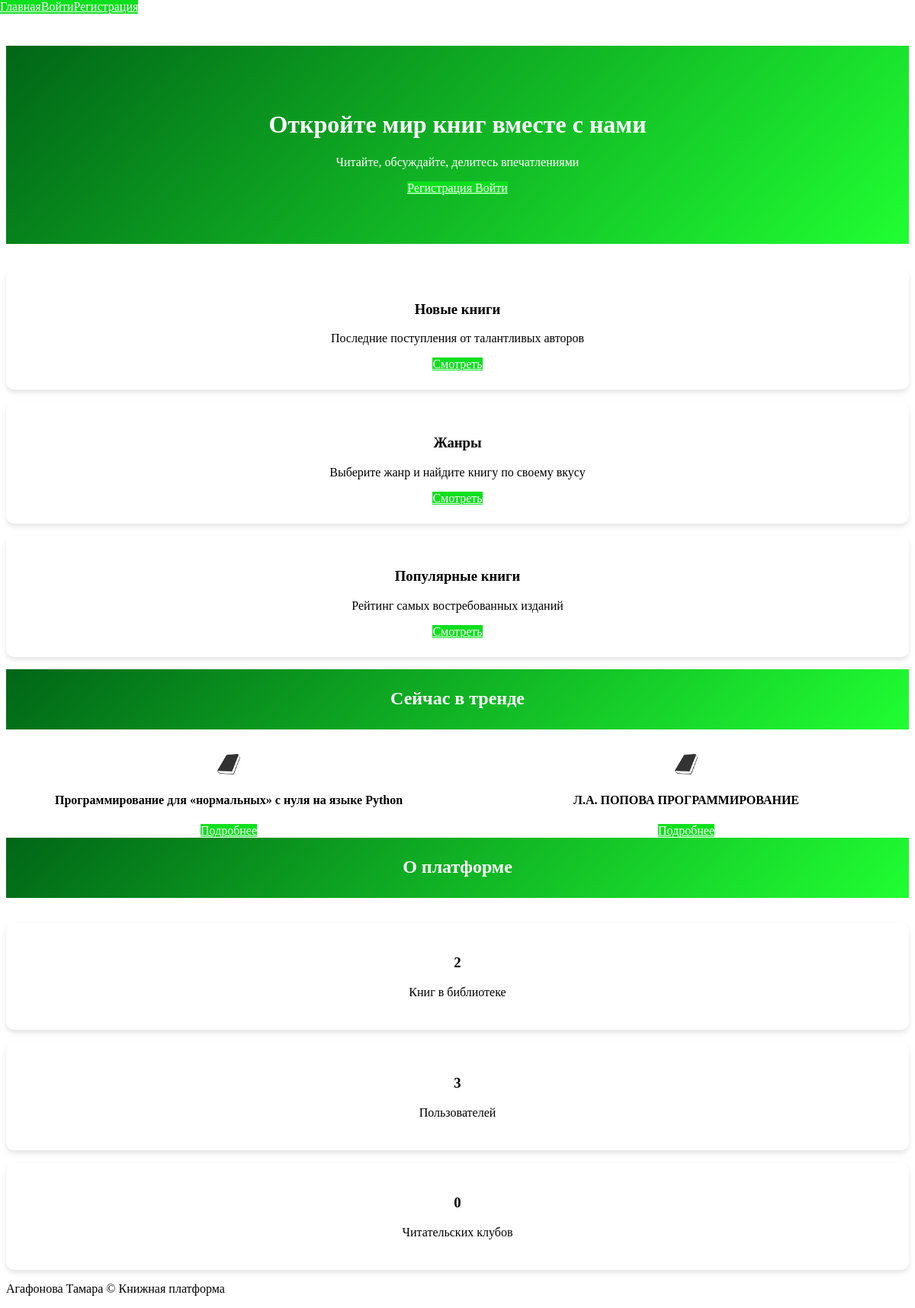
The page / on the database its author committed.
### app/books/models.py (models this page shows)
class Book(db.Model):
    __tablename__ = 'books'
    id = db.Column(db.Integer, primary_key=True)
    title = db.Column(db.String(200), nullable=False)
    description = db.Column(db.Text)
    author_id = db.Column(db.Integer, db.ForeignKey('users.id'))
    published_at = db.Column(db.DateTime, default=datetime.now)
    file_path = db.Column(db.String(255))
    cover_image = db.Column(db.String(255))
    status = db.Column(db.String(255), default='pending')
    genres = db.relationship('Genre', secondary='book_genres', back_populates='books')
    bookmarks = db.relationship('Bookmark', backref='book')
    likes = db.relationship('Like', backref='book')
    comments = db.relationship('Comment', backref='book')

### app/main/routes.py (the view)
@main_bp.route('/')
def index():
    latest_books = Book.query.order_by(Book.published_at.desc()).limit(6).all()
    genres = Genre.query.all()
    trending_books = Book.query.filter_by(status='approved').outerjoin(Book.likes).group_by(Book).order_by(func.count(Book.likes).desc()).limit(6).all()
    total_books = Book.query.count()
    total_users = User.query.count()
    total_clubs = ReadingClub.query.count()
    return render_template(
        'index.html',
        trending_books=trending_books,
        total_books=total_books,
        total_users=total_users,
        total_clubs=total_clubs,
        latest_books=latest_books,
        genres=genres,
        UserRole=UserRole
    )

### app/templates/index.html (shortened to what this page needs)
{% extends "base.html" %}
{% block content %}
<div class="mui-container homepage">
    <header class="hero-section">
        <div class="hero-content">
            <h1>Откройте мир книг вместе с нами</h1>
            <p>Читайте, обсуждайте, делитесь впечатлениями</p>
            {% if not current_user.is_authenticated %}
            <div class="hero-cta">
                <a href="{{ url_for('auth.register') }}" class="mui-btn mui-btn--raised mui-btn--primary">
                    Регистрация
                </a>
                <a href="{{ url_for('auth.login') }}" class="mui-btn mui-btn--raised mui-btn--primary">
                    Войти
                </a>
            </div>
            {% endif %}
        </div>
    </header>
    <section class="features-section mui-row">
        <div class="mui-col-md-4">
            <div class="feature-card">
                <h3>Новые книги</h3>
                <p>Последние поступления от талантливых авторов</p>
                <a href="{{ url_for('books.list_books') }}" class="mui-btn mui-btn--primary">
                    Смотреть
                </a>
            </div>
        </div>
        <div class="mui-col-md-4">
            <div class="feature-card">
                <h3>Жанры</h3>
                <p>Выберите жанр и найдите книгу по своему вкусу</p>
                <a href="{{ url_for('reading_clubs.index') }}" class="mui-btn mui-btn--primary">
                    Смотреть
                </a>
            </div>
        </div>
        <div class="mui-col-md-4">
            <div class="feature-card">
                <h3>Популярные книги</h3>
                <p>Рейтинг самых востребованных изданий</p>
                <a href="{{ url_for('books.list_books', sort='popular') }}" class="mui-btn mui-btn--primary">
                    Смотреть
                </a>
            </div>
        </div>
    </section>
    <section class="trending-books mui-row">
        <div class="mui-col-md-12">
    <section class="hero-section" style="max-height: 10px; padding-top: 5px;">
        <h2 class="hero-content">Сейчас в тренде</h2>
    </section>
    <div class="book-carousel">
                {% for book in trending_books %}
                <div class="book-card">
                    <img src="{{ url_for('static', filename='default_cover.jpg') }}" style="max-width: 5%;" alt="{{ book.title }}">
                    <h4>{{ book.title }}</h4>
                    <a href="{{ url_for('books.book_details', book_id=book.id) }}" class="mui-btn mui-btn--small">
                        Подробнее
                    </a>
                </div>
                {% endfor %}
            </div>
        </div>
    </section>
    <section class="hero-section" style="max-height: 10px; padding-top: 5px;">
    <h2 class="hero-content">О платформе</h2>
    </section>
    <section class="stats-section mui-row">
        <div class="mui-col-md-4">
            <div class="stat-card">
                <h3>{{ total_books }}</h3>
                <p>Книг в библиотеке</p>
            </div>
        </div>
        <div class="mui-col-md-4">
            <div class="stat-card">
                <h3>{{ total_users }}</h3>
                <p>Пользователей</p>
            </div>
        </div>
        <div class="mui-col-md-4">
            <div class="stat-card">
                <h3>{{ total_clubs }}</h3>
                <p>Читательских клубов</p>
            </div>
        </div>
    </section>
</div>
{% endblock %}

### static/styles.css (style rules this page uses)
.mui-btn, button, a { background-color: #0ddf1e; color: #fff; }
.hero-section { background-color: #0ddf1e; }
.hero-section { background: linear-gradient(135deg, #016617 0%, #20ff32 100%); color: #fff; }

### app/templates/index.html (style rules this page uses)
.homepage { text-align: center; }
.hero-section { color: white; padding: 4rem 0; margin-bottom: 2rem; }
.feature-card, .stat-card { background: white; border-radius: 10px; padding: 1.5rem; box-shadow: 0 4px 6px rgba(0,0,0,0.1); margin-bottom: 1rem; }
.book-carousel { display: flex; overflow-x: auto; gap: 1rem; }
.book-card img { max-width: 150px; border-radius: 5px; }
.mui-container { padding-left: 0; padding-right: 0; }

### rows shown on the page
Book: title "Программирование для «нормальных» с нуля на языке Python"
Book: title "Л.А. ПОПОВА ПРОГРАММИРОВАНИЕ"

### other values the page prints
{{ total_books }} "2"
{{ total_users }} "3"
{{ total_clubs }} "0"
